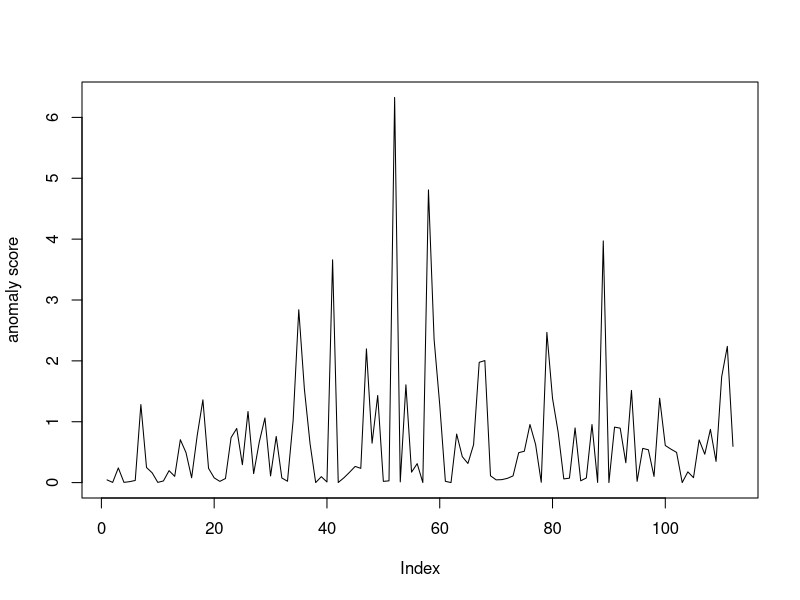

Source code (R):
Dtr <- nottem[1:120]; xi <- nottem[121:240]
Tt <- length(xi)
ar.model <- ar(Dtr); print(ar.model)
r <- ar.model$order
alpha <- ar.model$ar
xmean <- ar.model$x.mean; sig2 <- ar.model$var.pred; N <- Tt - r
X <- t(embed(xi-xmean, r))[,1:N]
ypred <- t(X) %*% alpha + xmean
y <- xi[(1+r):Tt]
a <- (y - as.numeric(ypred))^2/sig2
plot(a,ylab="anomaly score",type="l")
